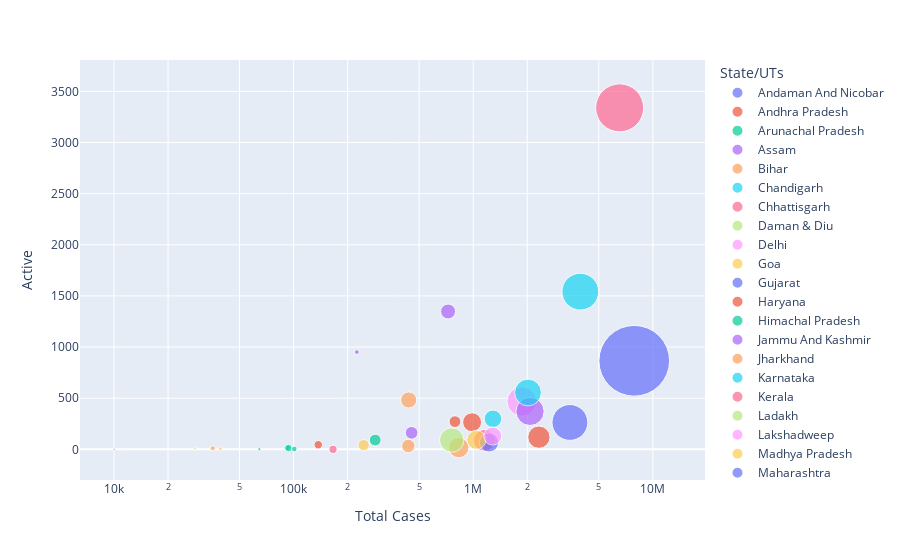

Here is the notebook cell this chart was saved with:
### Code cell
figure = px.scatter(df, x = "Total Cases", y = "Active", size = "Deaths", color = "State/UTs", log_x = True, size_max = 50)
figure.show()

### Figure 1 — Plotly figure (JSON) as saved in the notebook; plotly's stock layout.template omitted (floating-point values rounded to 4 significant figures)
{"data": [{"hovertemplate": "State/UTs=Andaman And Nicobar<br>Total Cases=%{x}<br>Active=%{y}<br>Deaths=%{marker.size}<extra></extra>", "legendgroup": "Andaman And Nicobar", "marker": {"color": "#636efa", "size": [129], "sizemode": "area", "sizeref": 59.12, "symbol": "circle"}, "mode": "markers", "name": "Andaman And Nicobar", "orientation": "v", "showlegend": true, "type": "scatter", "x": [10033], "xaxis": "x", "y": [0], "yaxis": "y"}, {"hovertemplate": "State/UTs=Andhra Pradesh<br>Total Cases=%{x}<br>Active=%{y}<br>Deaths=%{marker.size}<extra></extra>", "legendgroup": "Andhra Pradesh", "marker": {"color": "#EF553B", "size": [14730], "sizemode": "area", "sizeref": 59.12, "symbol": "circle"}, "mode": "markers", "name": "Andhra Pradesh", "orientation": "v", "showlegend": true, "type": "scatter", "x": [2319578], "xaxis": "x", "y": [119], "yaxis": "y"}, {"hovertemplate": "State/UTs=Arunachal Pradesh<br>Total Cases=%{x}<br>Active=%{y}<br>Deaths=%{marker.size}<extra></extra>", "legendgroup": "Arunachal Pradesh", "marker": {"color": "#00cc96", "size": [296], "sizemode": "area", "sizeref": 59.12, "symbol": "circle"}, "mode": "markers", "name": "Arunachal Pradesh", "orientation": "v", "showlegend": true, "type": "scatter", "x": [64486], "xaxis": "x", "y": [2], "yaxis": "y"}, {"hovertemplate": "State/UTs=Assam<br>Total Cases=%{x}<br>Active=%{y}<br>Deaths=%{marker.size}<extra></extra>", "legendgroup": "Assam", "marker": {"color": "#ab63fa", "size": [6639], "sizemode": "area", "sizeref": 59.12, "symbol": "circle"}, "mode": "markers", "name": "Assam", "orientation": "v", "showlegend": true, "type": "scatter", "x": [724196], "xaxis": "x", "y": [1348], "yaxis": "y"}, {"hovertemplate": "State/UTs=Bihar<br>Total Cases=%{x}<br>Active=%{y}<br>Deaths=%{marker.size}<extra></extra>", "legendgroup": "Bihar", "marker": {"color": "#FFA15A", "size": [12256], "sizemode": "area", "sizeref": 59.12, "symbol": "circle"}, "mode": "markers", "name": "Bihar", "orientation": "v", "showlegend": true, "type": "scatter", "x": [830477], "xaxis": "x", "y": [17], "yaxis": "y"}, {"hovertemplate": "State/UTs=Chandigarh<br>Total Cases=%{x}<br>Active=%{y}<br>Deaths=%{marker.size}<extra></extra>", "legendgroup": "Chandigarh", "marker": {"color": "#19d3f3", "size": [1165], "sizemode": "area", "sizeref": 59.12, "symbol": "circle"}, "mode": "markers", "name": "Chandigarh", "orientation": "v", "showlegend": true, "type": "scatter", "x": [91929], "xaxis": "x", "y": [18], "yaxis": "y"}, {"hovertemplate": "State/UTs=Chhattisgarh<br>Total Cases=%{x}<br>Active=%{y}<br>Deaths=%{marker.size}<extra></extra>", "legendgroup": "Chhattisgarh", "marker": {"color": "#FF6692", "size": [14034], "sizemode": "area", "sizeref": 59.12, "symbol": "circle"}, "mode": "markers", "name": "Chhattisgarh", "orientation": "v", "showlegend": true, "type": "scatter", "x": [1152170], "xaxis": "x", "y": [88], "yaxis": "y"}, {"hovertemplate": "State/UTs=Daman & Diu<br>Total Cases=%{x}<br>Active=%{y}<br>Deaths=%{marker.size}<extra></extra>", "legendgroup": "Daman & Diu", "marker": {"color": "#B6E880", "size": [4], "sizemode": "area", "sizeref": 59.12, "symbol": "circle"}, "mode": "markers", "name": "Daman & Diu", "orientation": "v", "showlegend": true, "type": "scatter", "x": [11441], "xaxis": "x", "y": [0], "yaxis": "y"}, {"hovertemplate": "State/UTs=Delhi<br>Total Cases=%{x}<br>Active=%{y}<br>Deaths=%{marker.size}<extra></extra>", "legendgroup": "Delhi", "marker": {"color": "#FF97FF", "size": [26154], "sizemode": "area", "sizeref": 59.12, "symbol": "circle"}, "mode": "markers", "name": "Delhi", "orientation": "v", "showlegend": true, "type": "scatter", "x": [1865382], "xaxis": "x", "y": [468], "yaxis": "y"}, {"hovertemplate": "State/UTs=Goa<br>Total Cases=%{x}<br>Active=%{y}<br>Deaths=%{marker.size}<extra></extra>", "legendgroup": "Goa", "marker": {"color": "#FECB52", "size": [3832], "sizemode": "area", "sizeref": 59.12, "symbol": "circle"}, "mode": "markers", "name": "Goa", "orientation": "v", "showlegend": true, "type": "scatter", "x": [245325], "xaxis": "x", "y": [41], "yaxis": "y"}, {"hovertemplate": "State/UTs=Gujarat<br>Total Cases=%{x}<br>Active=%{y}<br>Deaths=%{marker.size}<extra></extra>", "legendgroup": "Gujarat", "marker": {"color": "#636efa", "size": [10942], "sizemode": "area", "sizeref": 59.12, "symbol": "circle"}, "mode": "markers", "name": "Gujarat", "orientation": "v", "showlegend": true, "type": "scatter", "x": [1223941], "xaxis": "x", "y": [67], "yaxis": "y"}, {"hovertemplate": "State/UTs=Haryana<br>Total Cases=%{x}<br>Active=%{y}<br>Deaths=%{marker.size}<extra></extra>", "legendgroup": "Haryana", "marker": {"color": "#EF553B", "size": [10617], "sizemode": "area", "sizeref": 59.12, "symbol": "circle"}, "mode": "markers", "name": "Haryana", "orientation": "v", "showlegend": true, "type": "scatter", "x": [985410], "xaxis": "x", "y": [265], "yaxis": "y"}, {"hovertemplate": "State/UTs=Himachal Pradesh<br>Total Cases=%{x}<br>Active=%{y}<br>Deaths=%{marker.size}<extra></extra>", "legendgroup": "Himachal Pradesh", "marker": {"color": "#00cc96", "size": [4133], "sizemode": "area", "sizeref": 59.12, "symbol": "circle"}, "mode": "markers", "name": "Himachal Pradesh", "orientation": "v", "showlegend": true, "type": "scatter", "x": [284578], "xaxis": "x", "y": [91], "yaxis": "y"}, {"hovertemplate": "State/UTs=Jammu And Kashmir<br>Total Cases=%{x}<br>Active=%{y}<br>Deaths=%{marker.size}<extra></extra>", "legendgroup": "Jammu And Kashmir", "marker": {"color": "#ab63fa", "size": [4750], "sizemode": "area", "sizeref": 59.12, "symbol": "circle"}, "mode": "markers", "name": "Jammu And Kashmir", "orientation": "v", "showlegend": true, "type": "scatter", "x": [453815], "xaxis": "x", "y": [162], "yaxis": "y"}, {"hovertemplate": "State/UTs=Jharkhand<br>Total Cases=%{x}<br>Active=%{y}<br>Deaths=%{marker.size}<extra></extra>", "legendgroup": "Jharkhand", "marker": {"color": "#FFA15A", "size": [5315], "sizemode": "area", "sizeref": 59.12, "symbol": "circle"}, "mode": "markers", "name": "Jharkhand", "orientation": "v", "showlegend": true, "type": "scatter", "x": [435153], "xaxis": "x", "y": [33], "yaxis": "y"}, {"hovertemplate": "State/UTs=Karnataka<br>Total Cases=%{x}<br>Active=%{y}<br>Deaths=%{marker.size}<extra></extra>", "legendgroup": "Karnataka", "marker": {"color": "#19d3f3", "size": [40055], "sizemode": "area", "sizeref": 59.12, "symbol": "circle"}, "mode": "markers", "name": "Karnataka", "orientation": "v", "showlegend": true, "type": "scatter", "x": [3945698], "xaxis": "x", "y": [1542], "yaxis": "y"}, {"hovertemplate": "State/UTs=Kerala<br>Total Cases=%{x}<br>Active=%{y}<br>Deaths=%{marker.size}<extra></extra>", "legendgroup": "Kerala", "marker": {"color": "#FF6692", "size": [68130], "sizemode": "area", "sizeref": 59.12, "symbol": "circle"}, "mode": "markers", "name": "Kerala", "orientation": "v", "showlegend": true, "type": "scatter", "x": [6533998], "xaxis": "x", "y": [3339], "yaxis": "y"}, {"hovertemplate": "State/UTs=Ladakh<br>Total Cases=%{x}<br>Active=%{y}<br>Deaths=%{marker.size}<extra></extra>", "legendgroup": "Ladakh", "marker": {"color": "#B6E880", "size": [228], "sizemode": "area", "sizeref": 59.12, "symbol": "circle"}, "mode": "markers", "name": "Ladakh", "orientation": "v", "showlegend": true, "type": "scatter", "x": [28225], "xaxis": "x", "y": [5], "yaxis": "y"}, {"hovertemplate": "State/UTs=Lakshadweep<br>Total Cases=%{x}<br>Active=%{y}<br>Deaths=%{marker.size}<extra></extra>", "legendgroup": "Lakshadweep", "marker": {"color": "#FF97FF", "size": [52], "sizemode": "area", "sizeref": 59.12, "symbol": "circle"}, "mode": "markers", "name": "Lakshadweep", "orientation": "v", "showlegend": true, "type": "scatter", "x": [11402], "xaxis": "x", "y": [0], "yaxis": "y"}, {"hovertemplate": "State/UTs=Madhya Pradesh<br>Total Cases=%{x}<br>Active=%{y}<br>Deaths=%{marker.size}<extra></extra>", "legendgroup": "Madhya Pradesh", "marker": {"color": "#FECB52", "size": [10735], "sizemode": "area", "sizeref": 59.12, "symbol": "circle"}, "mode": "markers", "name": "Madhya Pradesh", "orientation": "v", "showlegend": true, "type": "scatter", "x": [1041157], "xaxis": "x", "y": [93], "yaxis": "y"}, {"hovertemplate": "State/UTs=Maharashtra<br>Total Cases=%{x}<br>Active=%{y}<br>Deaths=%{marker.size}<extra></extra>", "legendgroup": "Maharashtra", "marker": {"color": "#636efa", "size": [147789], "sizemode": "area", "sizeref": 59.12, "symbol": "circle"}, "mode": "markers", "name": "Maharashtra", "orientation": "v", "showlegend": true, "type": "scatter", "x": [7874446], "xaxis": "x", "y": [866], "yaxis": "y"}, {"hovertemplate": "State/UTs=Manipur<br>Total Cases=%{x}<br>Active=%{y}<br>Deaths=%{marker.size}<extra></extra>", "legendgroup": "Manipur", "marker": {"color": "#EF553B", "size": [2120], "sizemode": "area", "sizeref": 59.12, "symbol": "circle"}, "mode": "markers", "name": "Manipur", "orientation": "v", "showlegend": true, "type": "scatter", "x": [137126], "xaxis": "x", "y": [45], "yaxis": "y"}, {"hovertemplate": "State/UTs=Meghalaya<br>Total Cases=%{x}<br>Active=%{y}<br>Deaths=%{marker.size}<extra></extra>", "legendgroup": "Meghalaya", "marker": {"color": "#00cc96", "size": [1593], "sizemode": "area", "sizeref": 59.12, "symbol": "circle"}, "mode": "markers", "name": "Meghalaya", "orientation": "v", "showlegend": true, "type": "scatter", "x": [93770], "xaxis": "x", "y": [12], "yaxis": "y"}, {"hovertemplate": "State/UTs=Mizoram<br>Total Cases=%{x}<br>Active=%{y}<br>Deaths=%{marker.size}<extra></extra>", "legendgroup": "Mizoram", "marker": {"color": "#ab63fa", "size": [687], "sizemode": "area", "sizeref": 59.12, "symbol": "circle"}, "mode": "markers", "name": "Mizoram", "orientation": "v", "showlegend": true, "type": "scatter", "x": [224963], "xaxis": "x", "y": [951], "yaxis": "y"}, {"hovertemplate": "State/UTs=Nagaland<br>Total Cases=%{x}<br>Active=%{y}<br>Deaths=%{marker.size}<extra></extra>", "legendgroup": "Nagaland", "marker": {"color": "#FFA15A", "size": [759], "sizemode": "area", "sizeref": 59.12, "symbol": "circle"}, "mode": "markers", "name": "Nagaland", "orientation": "v", "showlegend": true, "type": "scatter", "x": [35477], "xaxis": "x", "y": [10], "yaxis": "y"}, {"hovertemplate": "State/UTs=Odisha<br>Total Cases=%{x}<br>Active=%{y}<br>Deaths=%{marker.size}<extra></extra>", "legendgroup": "Odisha", "marker": {"color": "#19d3f3", "size": [9121], "sizemode": "area", "sizeref": 59.12, "symbol": "circle"}, "mode": "markers", "name": "Odisha", "orientation": "v", "showlegend": true, "type": "scatter", "x": [1287742], "xaxis": "x", "y": [299], "yaxis": "y"}, {"hovertemplate": "State/UTs=Puducherry<br>Total Cases=%{x}<br>Active=%{y}<br>Deaths=%{marker.size}<extra></extra>", "legendgroup": "Puducherry", "marker": {"color": "#FF6692", "size": [1962], "sizemode": "area", "sizeref": 59.12, "symbol": "circle"}, "mode": "markers", "name": "Puducherry", "orientation": "v", "showlegend": true, "type": "scatter", "x": [165774], "xaxis": "x", "y": [0], "yaxis": "y"}, {"hovertemplate": "State/UTs=Punjab<br>Total Cases=%{x}<br>Active=%{y}<br>Deaths=%{marker.size}<extra></extra>", "legendgroup": "Punjab", "marker": {"color": "#B6E880", "size": [17741], "sizemode": "area", "sizeref": 59.12, "symbol": "circle"}, "mode": "markers", "name": "Punjab", "orientation": "v", "showlegend": true, "type": "scatter", "x": [759152], "xaxis": "x", "y": [91], "yaxis": "y"}, {"hovertemplate": "State/UTs=Rajasthan<br>Total Cases=%{x}<br>Active=%{y}<br>Deaths=%{marker.size}<extra></extra>", "legendgroup": "Rajasthan", "marker": {"color": "#FF97FF", "size": [9552], "sizemode": "area", "sizeref": 59.12, "symbol": "circle"}, "mode": "markers", "name": "Rajasthan", "orientation": "v", "showlegend": true, "type": "scatter", "x": [1283042], "xaxis": "x", "y": [130], "yaxis": "y"}, {"hovertemplate": "State/UTs=Sikkim<br>Total Cases=%{x}<br>Active=%{y}<br>Deaths=%{marker.size}<extra></extra>", "legendgroup": "Sikkim", "marker": {"color": "#FECB52", "size": [452], "sizemode": "area", "sizeref": 59.12, "symbol": "circle"}, "mode": "markers", "name": "Sikkim", "orientation": "v", "showlegend": true, "type": "scatter", "x": [39141], "xaxis": "x", "y": [5], "yaxis": "y"}, {"hovertemplate": "State/UTs=Tamil Nadu<br>Total Cases=%{x}<br>Active=%{y}<br>Deaths=%{marker.size}<extra></extra>", "legendgroup": "Tamil Nadu", "marker": {"color": "#636efa", "size": [38025], "sizemode": "area", "sizeref": 59.12, "symbol": "circle"}, "mode": "markers", "name": "Tamil Nadu", "orientation": "v", "showlegend": true, "type": "scatter", "x": [3452931], "xaxis": "x", "y": [263], "yaxis": "y"}, {"hovertemplate": "State/UTs=Telengana<br>Total Cases=%{x}<br>Active=%{y}<br>Deaths=%{marker.size}<extra></extra>", "legendgroup": "Telengana", "marker": {"color": "#EF553B", "size": [4111], "sizemode": "area", "sizeref": 59.12, "symbol": "circle"}, "mode": "markers", "name": "Telengana", "orientation": "v", "showlegend": true, "type": "scatter", "x": [791345], "xaxis": "x", "y": [271], "yaxis": "y"}, {"hovertemplate": "State/UTs=Tripura<br>Total Cases=%{x}<br>Active=%{y}<br>Deaths=%{marker.size}<extra></extra>", "legendgroup": "Tripura", "marker": {"color": "#00cc96", "size": [921], "sizemode": "area", "sizeref": 59.12, "symbol": "circle"}, "mode": "markers", "name": "Tripura", "orientation": "v", "showlegend": true, "type": "scatter", "x": [100877], "xaxis": "x", "y": [3], "yaxis": "y"}, {"hovertemplate": "State/UTs=Uttar Pradesh<br>Total Cases=%{x}<br>Active=%{y}<br>Deaths=%{marker.size}<extra></extra>", "legendgroup": "Uttar Pradesh", "marker": {"color": "#ab63fa", "size": [23496], "sizemode": "area", "sizeref": 59.12, "symbol": "circle"}, "mode": "markers", "name": "Uttar Pradesh", "orientation": "v", "showlegend": true, "type": "scatter", "x": [2070882], "xaxis": "x", "y": [371], "yaxis": "y"}, {"hovertemplate": "State/UTs=Uttarakhand<br>Total Cases=%{x}<br>Active=%{y}<br>Deaths=%{marker.size}<extra></extra>", "legendgroup": "Uttarakhand", "marker": {"color": "#FFA15A", "size": [7692], "sizemode": "area", "sizeref": 59.12, "symbol": "circle"}, "mode": "markers", "name": "Uttarakhand", "orientation": "v", "showlegend": true, "type": "scatter", "x": [437270], "xaxis": "x", "y": [483], "yaxis": "y"}, {"hovertemplate": "State/UTs=West Bengal<br>Total Cases=%{x}<br>Active=%{y}<br>Deaths=%{marker.size}<extra></extra>", "legendgroup": "West Bengal", "marker": {"color": "#19d3f3", "size": [21199], "sizemode": "area", "sizeref": 59.12, "symbol": "circle"}, "mode": "markers", "name": "West Bengal", "orientation": "v", "showlegend": true, "type": "scatter", "x": [2017507], "xaxis": "x", "y": [556], "yaxis": "y"}], "layout": {"legend": {"itemsizing": "constant", "title": {"text": "State/UTs"}, "tracegroupgap": 0}, "margin": {"t": 60}, "xaxis": {"anchor": "y", "domain": [0, 1], "title": {"text": "Total Cases"}, "type": "log"}, "yaxis": {"anchor": "x", "domain": [0, 1], "title": {"text": "Active"}}}}
